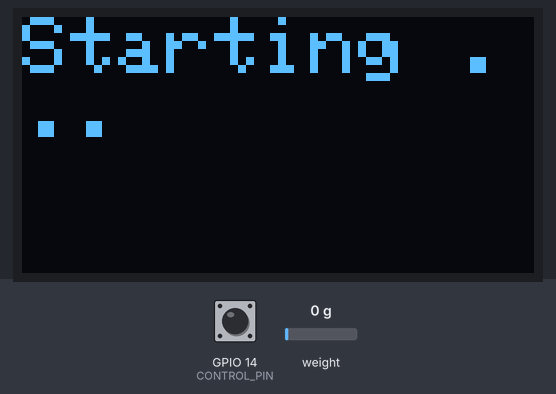
Bench run of a program on a simulated ESP8266 (Wemos D1 mini). Shown: 128×64 one-colour display. The test bench sets the inputs (shaded band); at power-on: GPIO 14 (CONTROL_PIN) HIGH, weight on the scale 0 g. WiFi joins after 1.5 s; servers stay silent unless stated; no MQTT or app messages arrive unless stated; not simulated (calls return 0 or success): secrets.h; names the files do not define were given values by the test bench: SECRET_MQTT_PORT = 1883; what the program prints to the serial monitor is not drawn.

Above: at 1.1 s.
At 2.2 s:
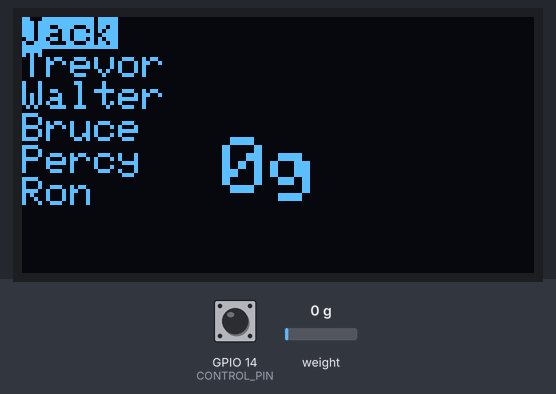
2.3 s: GPIO 14 (CONTROL_PIN) pulled LOW for 1 s
4.8 s: weight on the scale set to 100 g
6.3 s: weight on the scale set to 1250 g
8.0 s: GPIO 14 (CONTROL_PIN) pulled LOW for 1 s
At 9.9 s:
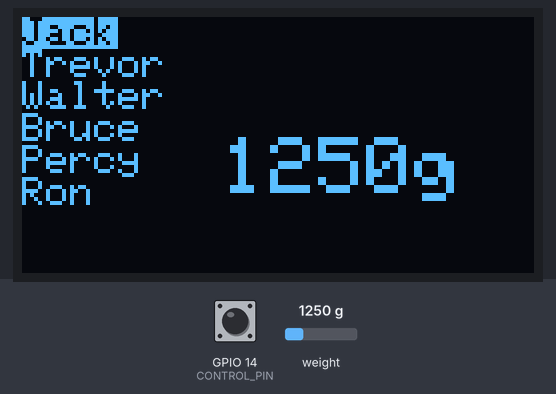
10.6 s: weight on the scale set to 2500 g
Timing chart, 0 to 13.3 s (numbered marks = the images above; inputs shaded):
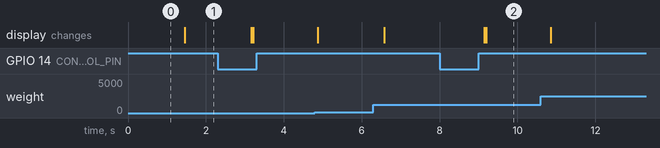

The program:

main.cpp
```cpp
#include <Arduino.h>
#include <ESP8266WiFi.h>

#include "OneButton.h"
#include "display.h"
#include "scale.h"
#include "mqtt.h"
#include "timer.h"
#include "ota.h"

#define CONTROL_PIN 14
#define LONG_PRESS 500
#define DRAW_RATE 100
#define TURN_OFF 60e3
#define MQTT_UPDATE 1000
#define DEBOUNCE 25
#define NUM_NAMES 6

const char *names[] = {
    "Jack",
    "Trevor",
    "Walter",
    "Bruce",
    "Percy",
    "Ron"};

Display display = Display(names, NUM_NAMES);
Scale scale;

Timer turnOff = Timer(TURN_OFF);
Timer draw = Timer(DRAW_RATE);

OneButton controlButton(CONTROL_PIN, true);

uint8 currentName = 0;
float currentWeight = 0;
int32 rssi;

void buttonClick();
void buttonLongPress();
void buttonDoubleClick();

void drawScreen();

void setup()
{
  Serial.begin(9600);
  display.drawInitialise();
  setupMqtt();

  pinMode(CONTROL_PIN, INPUT_PULLUP);

  controlButton.attachClick(buttonClick);
  controlButton.attachLongPressStart(buttonLongPress);
  controlButton.attachDoubleClick(buttonDoubleClick);

  setupOta();
}

void loop()
{
  handleOta();
  controlButton.tick();

  if (draw.elapsed())
  {
    drawScreen();
    draw.reset();
  }

  if (turnOff.elapsed())
  {
    display.turnOff();
    ESP.deepSleep(0);
  }
}

void drawScreen()
{
  float reading = scale.getReading();
  if (abs(reading - currentWeight) > 20)
  {
    turnOff.reset();
  }

  currentWeight = reading;
  rssi = getRSSI();

  display.draw(
      currentName,
      currentWeight,
      rssi);
}

void buttonClick() {
  turnOff.reset();
  currentName = (currentName + 1) % NUM_NAMES;
}

void buttonLongPress() {
  turnOff.reset();
  if (getRSSI() > -999) {
    sendWeight(
        names[currentName],
        currentWeight);

    display.invert(50);
  }
}

void buttonDoubleClick() {
  scale.zero();
}
```

display.cpp
```cpp
#include <Arduino.h>
#include <SPI.h>
#include <Wire.h>
#include <Adafruit_GFX.h>
#include <Adafruit_SSD1306.h>
#include "display.h"

#define SCREEN_WIDTH 128
#define SCREEN_HEIGHT 64
#define OLED_RESET -1
#define SCREEN_ADDRESS 0x3C

Display::Display(
    const char **names,
    int numNames)
{
  this->names = names;
  this->numNames = numNames;

  this->display = Adafruit_SSD1306(
      SCREEN_WIDTH,
      SCREEN_HEIGHT,
      &Wire,
      OLED_RESET);

  this->display.begin(SSD1306_SWITCHCAPVCC, SCREEN_ADDRESS);
}

void Display::drawInitialise()
{
  this->clear();
  this->display.setTextSize(2);
  this->display.setCursor(0, 0);
  this->display.setTextColor(
      SSD1306_WHITE);
  this->display.print("Starting ...");
  this->display.display();
}

void Display::draw(
    uint8 selectedName,
    float currentWeight,
    int32 rssi)
{
  this->clear();

  this->display.setTextSize(1);
  this->display.setCursor(0, 0);

  for (int i = 0; i < this->numNames; i++)
  {
    this->writeMenuItem(
        this->names[i],
        i == selectedName);
  }

  this->display.setTextSize(2);
  this->display.setCursor(50, 30);
  this->display.setTextColor(
      SSD1306_WHITE);
  this->display.print(
      currentWeight,
      0);
  this->display.print(F("g"));

  this->drawSignalStrength(
      rssi);

  this->display.display();
}

void Display::drawSignalStrength(
    int32 rssi)
{
  int bars;
  if (rssi > -55 && rssi < 0)
  {
    bars = 5;
  }
  else if (rssi <= -55 && rssi > -65)
  {
    bars = 4;
  }
  else if (rssi <= -65 && rssi > -70)
  {
    bars = 3;
  }
  else if (rssi <= -70 && rssi > -78)
  {
    bars = 2;
  }
  else if (rssi <= -78 && rssi > -100)
  {
    bars = 1;
  }
  else
  {
    bars = 0;
  }

  for (int b = 0; b <= bars; b++)
  {
    this->display.fillRect(
        100 + (b * 5),
        20 - (b * 4),
        3,
        b * 4,
        WHITE);
  }
}

void Display::clear()
{
  this->display.clearDisplay();
}

void Display::turnOff()
{
  this->display.clearDisplay();
  this->display.display();
  this->display.ssd1306_command(SSD1306_DISPLAYOFF);
}

void Display::invert(
    unsigned long delay_time)
{
  this->display.invertDisplay(true);
  delay(delay_time);
  this->display.invertDisplay(false);
}

void Display::writeMenuItem(
    const char *value,
    bool selected)
{
  if (selected)
  {
    this->display.setTextColor(
        SSD1306_BLACK,
        SSD1306_WHITE);
  }
  else
  {
    this->display.setTextColor(
        SSD1306_WHITE);
  }

  this->display.println(value);
}
```

display.h
```cpp
#include <Adafruit_SSD1306.h>

class Display
{
private:
  const char **names;
  int numNames;
  Adafruit_SSD1306 display;

  void writeMenuItem(
    const char *value,
    bool selected);

  void drawSignalStrength(
    int32 rssi);

public:
  Display(
    const char **names,
    int numNames);
  void draw(
    uint8 selectedName,
    float currentWeight,
    int32 rssi);
  void clear();
  void turnOff();
  void invert(
    unsigned long delay_time);
  void drawInitialise();
};
```

mqtt.cpp
```cpp
#include <ESP8266WiFi.h>
#include <Ticker.h>
#include <AsyncMqttClient.h>
#include <ctype.h>
#include "secrets.h"
#include "mqtt.h"

#define DEVICE_ID "esp-scale-"
#define TOPIC "weights/%s/set"

AsyncMqttClient mqttClient;
Ticker mqttReconnectTimer;

WiFiEventHandler wifiConnectHandler;
WiFiEventHandler wifiDisconnectHandler;
Ticker wifiReconnectTimer;

void connectToMqtt() {
  Serial.println("Connecting to MQTT...");
  mqttClient.connect();
}

void connectToWifi() {
  Serial.println("Connecting to Wi-Fi...");
  WiFi.begin(SECRET_SSID, SECRET_PSK);
}

void onWifiConnect(const WiFiEventStationModeGotIP& event) {
  Serial.println("Connected to Wi-Fi.");
  connectToMqtt();
}

void onWifiDisconnect(const WiFiEventStationModeDisconnected& event) {
  Serial.println("Disconnected from Wi-Fi.");
  mqttReconnectTimer.detach(); // ensure we don't reconnect to MQTT while reconnecting to Wi-Fi
  wifiReconnectTimer.once(2, connectToWifi);
}

void onMqttConnect(bool sessionPresent) {
  Serial.println("Connected to MQTT.");
  Serial.print("Session present: ");
  Serial.println(sessionPresent);
}

void onMqttDisconnect(AsyncMqttClientDisconnectReason reason) {
  Serial.print("Disconnected from MQTT. Reason: ");
  Serial.println((int8_t)reason);

  if (WiFi.isConnected()) {
    mqttReconnectTimer.once(2, connectToMqtt);
  }
}

void onMqttPublish(uint16_t packetId) {
  Serial.println("Publish acknowledged.");
  Serial.print("  packetId: ");
  Serial.println(packetId);
}

void toLower(char *str)
{
  for (; *str; ++str)
  {
    *str = tolower(*str);
  }
}

void setupMqtt() {
  wifiConnectHandler = WiFi.onStationModeGotIP(onWifiConnect);
  wifiDisconnectHandler = WiFi.onStationModeDisconnected(onWifiDisconnect);

  mqttClient.onConnect(onMqttConnect);
  mqttClient.onDisconnect(onMqttDisconnect);
  mqttClient.onPublish(onMqttPublish);
  mqttClient.setServer(SECRET_MQTT_HOST, SECRET_MQTT_PORT);
  mqttClient.setCredentials(SECRET_MQTT_USER, SECRET_MQTT_PASS);

  connectToWifi();
}

void sendWeight(
  const char *name,
  float weight)
{
  char topic[30];
  snprintf(topic, 30, TOPIC, name);
  toLower(topic);
  char value[10];
  snprintf(value, 10, "%.0f", weight);

  mqttClient.publish(
      topic,
      2,
      false,
      value);
}

int32 getRSSI()
{
    if (WiFi.status() != WL_CONNECTED)
    {
        return -999;
    }

    return WiFi.RSSI();
}
```

mqtt.h
```cpp
void setupMqtt();

void sendWeight(
    const char *name,
    float weight);

int32 getRSSI();
```

ota.h
```cpp
#include <Arduino.h>
#include <ArduinoOTA.h>

void setupOta() {
    ArduinoOTA.onStart([]() {
    String type;
    if (ArduinoOTA.getCommand() == U_FLASH)
      type = "sketch";
    else // U_SPIFFS
      type = "filesystem";

    // NOTE: if updating SPIFFS this would be the place to unmount SPIFFS using SPIFFS.end()
    Serial.println("Start updating " + type);
  });
  ArduinoOTA.onEnd([]() {
    Serial.println("\nEnd");
  });
  ArduinoOTA.onProgress([](unsigned int progress, unsigned int total) {
    Serial.printf("Progress: %u%%\r", (progress / (total / 100)));
  });
  ArduinoOTA.begin();
  Serial.println("Ready");
  Serial.print("IP address: ");
  Serial.println(WiFi.localIP());
}

void handleOta() {
  ArduinoOTA.handle();
}
```

scale.cpp
```cpp
#include "HX711.h"
#include "scale.h"

#define LOADCELL_DOUT_PIN  13
#define LOADCELL_SCK_PIN  12
#define CALIBRATION_FACTOR 417.5f

Scale::Scale() {
    this->scale.begin(
        LOADCELL_DOUT_PIN,
        LOADCELL_SCK_PIN);
    this->scale.set_scale(
        CALIBRATION_FACTOR);
    this->scale.tare();
}

float Scale::getReading() {
    return this->scale.get_units(3);
}

void Scale::zero() {
    this->scale.tare();
}
```

scale.h
```cpp
#include "HX711.h"

class Scale {
private:
    HX711 scale;
public:
    Scale();

    float getReading();
    void zero();
};
```

timer.cpp
```cpp
#include <Arduino.h>
#include "timer.h"

Timer::Timer(
    unsigned long limit)
{
  this->limit = limit;
  this->resetTime = millis();
}

void Timer::reset()
{
  this->resetTime = millis();
}

bool Timer::elapsed()
{
  return millis() - this->resetTime > this->limit;
}
```

timer.h
```cpp
class Timer {
private:
  unsigned long resetTime;
  unsigned long limit;
public:
  Timer(unsigned long limit);
  void reset();
  bool elapsed();
};
```
